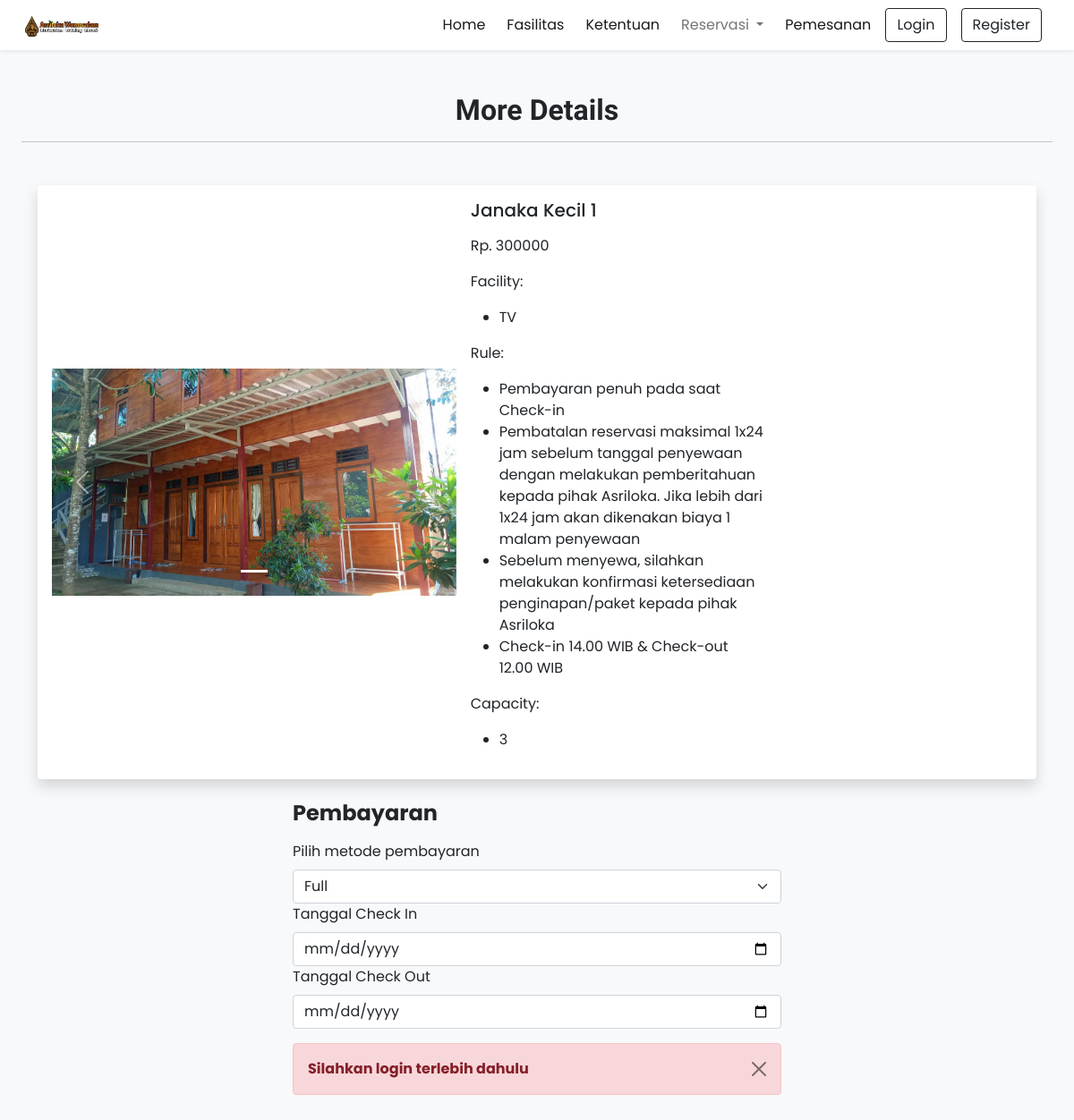
The app's page /details?type=room&id=71 with its own data.
### tables this page shows
CREATE TABLE `room` (
  `id` int(11) NOT NULL,
  `name` varchar(191) NOT NULL,
  `description` varchar(191) DEFAULT NULL,
  `price` double NOT NULL,
  `rating` double NOT NULL DEFAULT 0,
  `isReady` tinyint(1) NOT NULL DEFAULT 0,
  `picture` varchar(191) DEFAULT NULL
);

CREATE TABLE `picture` (
  `id` int(11) NOT NULL,
  `name` varchar(191) DEFAULT NULL
);

CREATE TABLE `facility` (
  `id` int(11) NOT NULL,
  `picture` varchar(191) NOT NULL,
  `name` varchar(191) NOT NULL,
  `description` varchar(191) NOT NULL,
  `isGeneral` tinyint(1) NOT NULL DEFAULT 1
);

CREATE TABLE `rule` (
  `id` int(11) NOT NULL,
  `isGeneral` tinyint(1) NOT NULL DEFAULT 1,
  `description` varchar(191) NOT NULL
);

CREATE TABLE `capacity` (
  `id` int(11) NOT NULL,
  `name` varchar(191) NOT NULL,
  `description` varchar(191) NOT NULL
);

### details.php (the view, shortened to what this page needs)
<!DOCTYPE html>
<html lang="en">
<head>
    <?php require('inc/links.php'); ?>
</head>
<body class="bg-light">
    <?php require('inc/header.php'); ?>
    <div class="my-5 px-4">
        <h2 class="fw-bold h-font text-center">More Details</h2>
        <hr>
    </div>
    <div class="container">
        <?php
        $type = '';
        $id = '';
        if (isset($_GET['type']) && isset($_GET['id'])) {
            $type = $_GET['type'];
            $id = $_GET['id'];
        }
        if ($type == 'room') {
            $sql = "SELECT * FROM room WHERE id = $id";
            $res = mysqli_query($conn, $sql);
            $room = mysqli_fetch_assoc($res);
            $sql = "SELECT f.* FROM facilityonroom fr
            JOIN facility f ON fr.facilityId = f.id
            WHERE fr.roomId = $id";
            $res = mysqli_query($conn, $sql);
            $facility = [];
            while ($row = mysqli_fetch_assoc($res)) {
                $facility[] = $row;
            }
            $sql = "SELECT p.* FROM pictureonroom pr
            JOIN picture p ON pr.pictureId = p.id
            WHERE pr.roomId = $id";
            $res = mysqli_query($conn, $sql);
            $picture = [];
            while ($row = mysqli_fetch_assoc($res)) {
                $picture[] = $row;
            }
            $sql = "SELECT r.* FROM ruleonroom rr
            JOIN rule r ON rr.ruleId = r.id
            WHERE rr.roomId = $id";
            $res = mysqli_query($conn, $sql);
            $rule = [];
            while ($row = mysqli_fetch_assoc($res)) {
                $rule[] = $row;
            }
            $sql = "SELECT c.* FROM capacityonroom cr
            JOIN capacity c ON cr.capacityId = c.id
            WHERE cr.roomId = $id";
            $res = mysqli_query($conn, $sql);
            $capacity = [];
            while ($row = mysqli_fetch_assoc($res)) {
                $capacity[] = $row;
            }
            $html = "<div class='card mb-4 border-0 shadow'>";
            $html .= "<div class='row g-0 p-3 align-items-center'>";
            $html .= "<div class='col-md-5 mb-lg-0 mb-md-0 mb-3'>";
            $html .= "<div id='carousel$room[id]' class='carousel slide'>";
            $html .= "<div class='carousel-indicators'>";
            for ($i = 0; $i < count($picture); $i++) {
                $html .= "<button type='button' data-bs-target='#carousel$room[id]' data-bs-slide-to='$i'";
                if ($i == 0) {
                    $html .= " class='active'";
                }
                $html .= " aria-label='Slide $i'></button>";
            }
            $html .= "</div>";
            $html .= "<div class='carousel-inner'>";
            foreach ($picture as $key => $value) {
                $html .= "<div class='carousel-item";
                if ($key == 0) {
                    $html .= " active";
                }
                $html .= "'>";
                $html .= "<img src='./assets/images/room/$value[name]' class='d-block w-100' alt='...'>";
                $html .= "</div>";
            }
            $html .= "</div>";
            $html .= "<button class='carousel-control-prev' type='button' data-bs-target='#carousel$room[id]' data-bs-slide='prev'>";
            $html .= "<span class='carousel-control-prev-icon' aria-hidden='true'></span>";
            $html .= "<span class='visually-hidden'>Previous</span>";
            $html .= "</button>";
            $html .= "<button class='carousel-control-next' type='button' data-bs-target='#carousel$room[id]' data-bs-slide='next'>";
            $html .= "<span class='carousel-control-next-icon' aria-hidden='true'></span>";
            $html .= "<span class='visually-hidden'>Next</span>";
            $html .= "</button>";
            $html .= "</div>";
            $html .= "</div>";
            $html .= "<div class='col-md-4 px-lg-3 px-md-3 px-0'>";
            $html .= "<h5 class='mb-3'>$room[name]</h5>";
            $html .= "<p class='mb-3'>$room[description]</p>";
            $html .= "<p class='mb-3'>Rp. $room[price]</p>";
            $html .= "<p class='mb-3'>Facility:</p>";
            $html .= "<ul class='mb-3'>";
            foreach ($facility as $key => $value) {
                $html .= "<li>$value[name]</li>";
            }
            $html .= "</ul>";
            $html .= "<p class='mb-3'>Rule:</p>";
            $html .= "<ul class='mb-3'>";
            foreach ($rule as $key => $value) {
                $html .= "<li>$value[description]</li>";
            }
            $html .= "</ul>";
            $html .= "<p class='mb-3'>Capacity:</p>";
            $html .= "<ul class='mb-3'>";
            foreach ($capacity as $key => $value) {
                $html .= "<li>$value[description]</li>";
            }
            $html .= "</ul>";
            $html .= "</div>";
            $html .= "</div>";
            $html .= "</div>";
            echo $html;
        }
        ?>
        <div class="row mt-4 mb-4">
            <div class="col-md-6 offset-md-3">
                <h4 class="fw-bold mb-3">Pembayaran</h4>
                <form method="POST" id="form_pembayaran">
                    <div class="mb-3">
                        <label for="payment_method" class="form-label">Pilih metode pembayaran</label>
                        <select class="form-select" id="tipe_pembayaran" name="tipe_pembayaran">
                            <option value="full">Full</option>
                        </select>
                        <label for="check_in" class="form-label">Tanggal Check In</label>
                        <input type="date" class="form-control" id="check_in" name="check_in" required>
                        <label for="check_out" class="form-label">Tanggal Check Out</label>
                        <input type="date" class="form-control" id="check_out" name="check_out" required>
                    </div>
                    <?php
                    if (isset($_SESSION['data']['id'])) {
                        echo '<button type="submit" class="btn btn-primary" data-bs-toggle="modal"
                        data-bs-target="#paymentModal">
                        Bayar</button>';
                    } else {
                        echo alert('danger', 'Silahkan login terlebih dahulu');
                    }
                    ?>
                </form>
            </div>
        </div>
</body>
</html>

### assets/css/common.css (style rules this page uses)
:root { --teal: #2ec1ac; --teal_hover: #279e8c; }
* { font-family: "Poppins", sans-serif; }
.h-font { font-family: "Merienda", cursive; }

### records on screen
room: name "Janaka Kecil 1", price "300000"
picture: name (picture)
facility: name "TV"
rule: description "Pembayaran penuh pada saat Check-in"
rule: description "Pembatalan reservasi maksimal 1x24 jam sebelum tanggal penyewaan dengan melakukan pemberitahuan kepada pihak Asriloka. Jika lebih dari 1x24 jam akan dikenakan biaya 1 malam penyewaan"
rule: description "Sebelum menyewa, silahkan melakukan konfirmasi ketersediaan penginapan/paket kepada pihak Asriloka"
rule: description "Check-in 14.00 WIB & Check-out 12.00 WIB"
capacity: description "3"

### other values on screen
$msg "Silahkan login terlebih dahulu"
